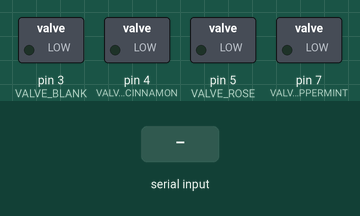
Simulated run of this sketch. Board: Arduino Uno, built with avr-gcc and run on an emulated ATmega328P. On the bench: switched loads named in the sketch (green lamp = pin HIGH). Inputs (shaded band) come from the test bench. What the sketch prints to the serial monitor is not drawn.

Above: at 1.2 s.
1.3 s: "START\n" received over Serial
At 2.0 s:
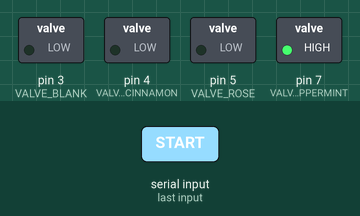
2.8 s: "STOP\n" received over Serial
At 3.1 s:
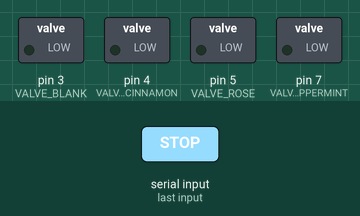
4.3 s: "START,45\n" received over Serial
At 5.6 s:
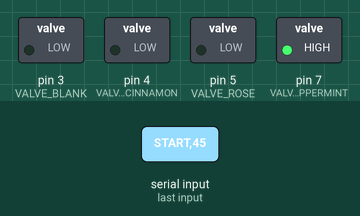
Timing chart, 0 to 7.3 s (numbered marks = the images above; inputs shaded):
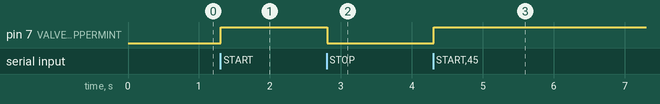

Measured:
- after the input at 1.3 s, pin 7 (VALVE_PEPPERMINT): LOW → HIGH at once
- after the input at 2.8 s, pin 7 (VALVE_PEPPERMINT): HIGH → LOW at once
- after the input at 4.3 s, pin 7 (VALVE_PEPPERMINT): LOW → HIGH at once

The sketch:

olfactometer.ino
```cpp
// 4-channel olfactometer: 3 odors (one of which is the control = peppermint) and one blank

// Pin assignment
#define VALVE_PEPPERMINT 7
#define VALVE_ROSE 5
#define VALVE_CINNAMON 4
#define VALVE_BLANK 3

bool sequenceActive = false;
unsigned long duration = 0;
int repetitions = 0;
int activeValve = 1;
unsigned long phaseStart = 0;
int counter = 0;
bool valveState = false;

void setup() {
  Serial.begin(9600);

  pinMode(VALVE_PEPPERMINT, OUTPUT);
  pinMode(VALVE_ROSE, OUTPUT);
  pinMode(VALVE_CINNAMON, OUTPUT);
  pinMode(VALVE_BLANK, OUTPUT);

  stopAll();

  Serial.println("Arduino 4-Channel Olfactometer Ready");
}

void loop() {

  // --------- COMMAND RECEPTION ----------
  if (Serial.available()) {
    String command = Serial.readStringUntil('\n');
    command.trim();

    if (command == "STOP") {
      stopAll();
    }
    else if (command.startsWith("OPEN")) {
      int v = command.substring(5).toInt();
      openValve(v);
    }
    else if (command.startsWith("CLOSE")) {
      stopAll();
    }
    else if (command.startsWith("START")) {
      // Format: START valve duration repetitions
      sscanf(command.c_str(), "START %d %lu %d", &activeValve, &duration, &repetitions);
      sequenceActive = true;
      counter = 0;
      valveState = true; // Start by opening
      openValve(activeValve);
      phaseStart = millis();
    }
  }

  // --------- SEQUENCE MANAGEMENT (original algorithm) ----------
  if (sequenceActive) {
    if (millis() - phaseStart >= duration) {
      phaseStart = millis();
      valveState = !valveState;

      if (valveState) {
        openValve(activeValve);
      } else {
        closeValve(activeValve);
        counter++;
        if (counter >= repetitions) {
          stopAll();
          Serial.println("SEQUENCE COMPLETE");
        }
      }
    }
  }
}

void openValve(int v) {
  stopAll(); // Safety: close everything before opening the target valve
  if (v == 1) digitalWrite(VALVE_PEPPERMINT, HIGH);
  else if (v == 2) digitalWrite(VALVE_ROSE, HIGH);
  else if (v == 3) digitalWrite(VALVE_CINNAMON, HIGH);
  else if (v == 4) digitalWrite(VALVE_BLANK, HIGH);
}

void closeValve(int v) {
  if (v == 1) digitalWrite(VALVE_PEPPERMINT, LOW);
  else if (v == 2) digitalWrite(VALVE_ROSE, LOW);
  else if (v == 3) digitalWrite(VALVE_CINNAMON, LOW);
  else if (v == 4) digitalWrite(VALVE_BLANK, LOW);
}

void stopAll() {
  sequenceActive = false;
  digitalWrite(VALVE_PEPPERMINT, LOW);
  digitalWrite(VALVE_ROSE, LOW);
  digitalWrite(VALVE_CINNAMON, LOW);
  digitalWrite(VALVE_BLANK, LOW);
}
```
